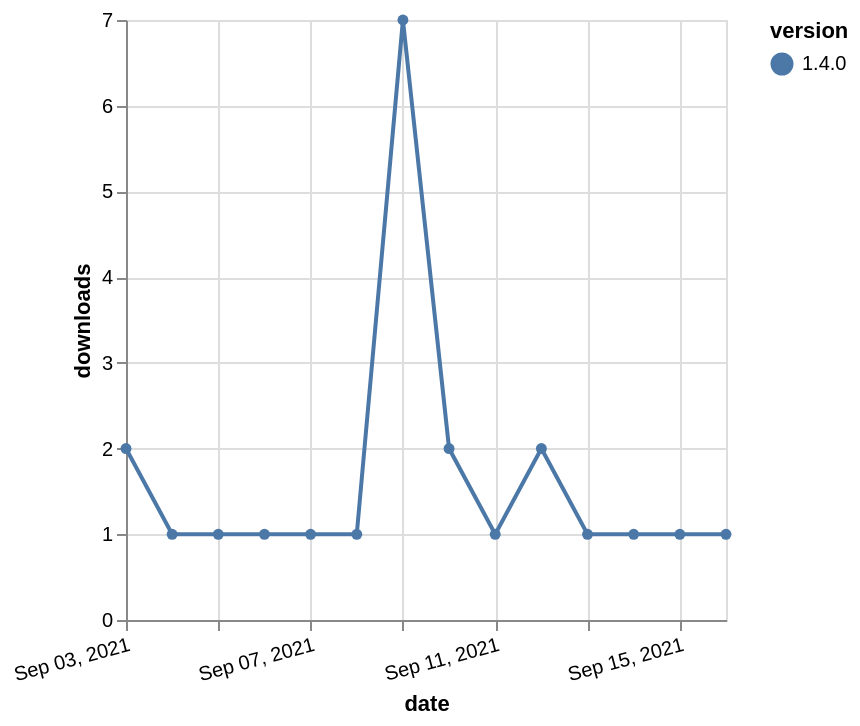

The specification (Vega-Lite) saved for this image:
### Vega-Lite specification from a JSON file in a GitHub repository (floating-point values rounded to 4 significant figures)
{"$schema": "https://vega.github.io/schema/vega-lite/v5.json", "description": "A simple bar chart with embedded data.", "data": {"values": [{"date": "2021-09-03", "total": 503, "delta": 2, "version": "1.4.0"}, {"date": "2021-09-04", "total": 504, "delta": 1, "version": "1.4.0"}, {"date": "2021-09-05", "total": 505, "delta": 1, "version": "1.4.0"}, {"date": "2021-09-06", "total": 506, "delta": 1, "version": "1.4.0"}, {"date": "2021-09-07", "total": 507, "delta": 1, "version": "1.4.0"}, {"date": "2021-09-08", "total": 508, "delta": 1, "version": "1.4.0"}, {"date": "2021-09-09", "total": 515, "delta": 7, "version": "1.4.0"}, {"date": "2021-09-10", "total": 517, "delta": 2, "version": "1.4.0"}, {"date": "2021-09-11", "total": 518, "delta": 1, "version": "1.4.0"}, {"date": "2021-09-12", "total": 520, "delta": 2, "version": "1.4.0"}, {"date": "2021-09-13", "total": 521, "delta": 1, "version": "1.4.0"}, {"date": "2021-09-14", "total": 522, "delta": 1, "version": "1.4.0"}, {"date": "2021-09-15", "total": 523, "delta": 1, "version": "1.4.0"}, {"date": "2021-09-16", "total": 524, "delta": 1, "version": "1.4.0"}]}, "width": "container", "mark": {"type": "line", "point": {"filled": true}}, "encoding": {"x": {"field": "date", "type": "temporal", "timeUnit": "yearmonthdate", "title": "date", "axis": {"labelAngle": -15}}, "y": {"field": "delta", "type": "quantitative", "title": "downloads"}, "color": {"field": "version", "type": "nominal"}, "tooltip": {"field": "delta"}}}
